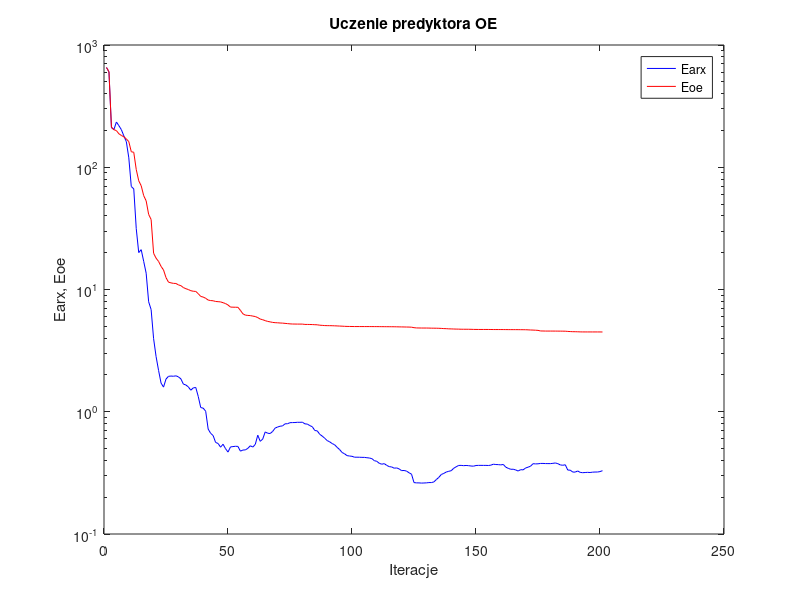
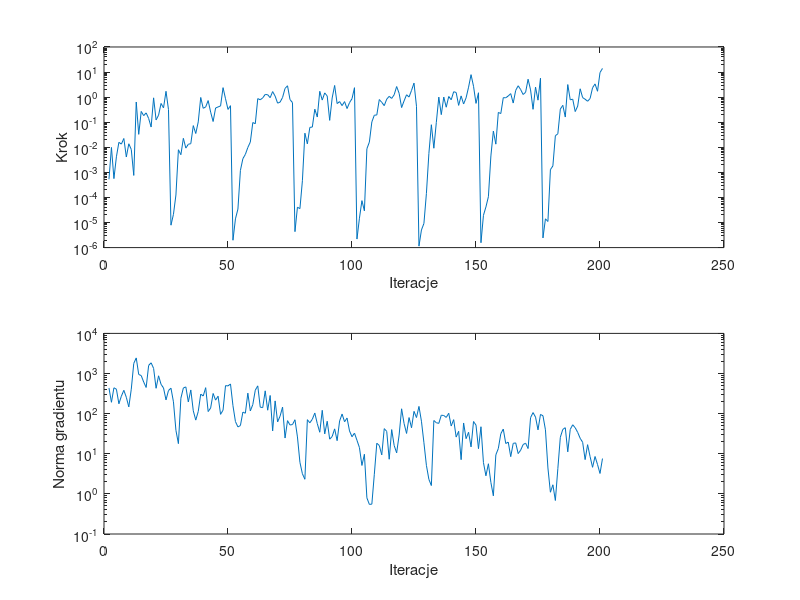

These charts were generated, in order, by the following MATLAB code:
%uczenie predyktora oe
clear all;
n=0; farx(n+1)=6.541306e+002; foe(n+1)=6.547436e+002; wspucz(n+1)=0.000000e+000; ng(n+1)=0.000000e+000;
%odnowa zmiennej metryki
n=1; farx(n+1)=6.025768e+002; foe(n+1)=6.041466e+002; krok(n+1)=5.304139e-004; ng(n+1)=4.368740e+002;
n=2; farx(n+1)=2.112580e+002; foe(n+1)=2.127512e+002; krok(n+1)=9.871862e-003; ng(n+1)=1.919662e+002;
n=3; farx(n+1)=2.035919e+002; foe(n+1)=2.028447e+002; krok(n+1)=5.636956e-004; ng(n+1)=4.411436e+002;
n=4; farx(n+1)=2.345283e+002; foe(n+1)=1.993987e+002; krok(n+1)=4.175393e-003; ng(n+1)=4.062367e+002;
n=5; farx(n+1)=2.188768e+002; foe(n+1)=1.878374e+002; krok(n+1)=1.576716e-002; ng(n+1)=1.760587e+002;
n=6; farx(n+1)=2.030046e+002; foe(n+1)=1.820610e+002; krok(n+1)=1.339882e-002; ng(n+1)=2.722191e+002;
n=7; farx(n+1)=1.805810e+002; foe(n+1)=1.773942e+002; krok(n+1)=2.243356e-002; ng(n+1)=3.815260e+002;
n=8; farx(n+1)=1.620694e+002; foe(n+1)=1.705700e+002; krok(n+1)=4.101231e-003; ng(n+1)=2.553636e+002;
n=9; farx(n+1)=1.194718e+002; foe(n+1)=1.619844e+002; krok(n+1)=1.381076e-002; ng(n+1)=1.472526e+002;
n=10; farx(n+1)=6.959968e+001; foe(n+1)=1.340084e+002; krok(n+1)=8.188812e-003; ng(n+1)=4.071696e+002;
n=11; farx(n+1)=6.650577e+001; foe(n+1)=1.325239e+002; krok(n+1)=7.557764e-004; ng(n+1)=1.785056e+003;
n=12; farx(n+1)=3.150421e+001; foe(n+1)=9.590271e+001; krok(n+1)=6.400584e-001; ng(n+1)=2.450789e+003;
n=13; farx(n+1)=2.005114e+001; foe(n+1)=7.755553e+001; krok(n+1)=3.281725e-002; ng(n+1)=9.457450e+002;
n=14; farx(n+1)=2.117614e+001; foe(n+1)=7.057650e+001; krok(n+1)=2.695720e-001; ng(n+1)=8.905935e+002;
n=15; farx(n+1)=1.699976e+001; foe(n+1)=5.859764e+001; krok(n+1)=1.827549e-001; ng(n+1)=6.132365e+002;
n=16; farx(n+1)=1.359331e+001; foe(n+1)=5.308350e+001; krok(n+1)=2.357265e-001; ng(n+1)=4.492816e+002;
n=17; farx(n+1)=7.938466e+000; foe(n+1)=4.113606e+001; krok(n+1)=1.410702e-001; ng(n+1)=1.593065e+003;
n=18; farx(n+1)=6.853477e+000; foe(n+1)=3.737968e+001; krok(n+1)=6.423218e-002; ng(n+1)=1.849631e+003;
n=19; farx(n+1)=3.962317e+000; foe(n+1)=1.976078e+001; krok(n+1)=9.372047e-001; ng(n+1)=1.341259e+003;
n=20; farx(n+1)=2.827422e+000; foe(n+1)=1.803691e+001; krok(n+1)=1.232694e-001; ng(n+1)=4.285012e+002;
n=21; farx(n+1)=2.179419e+000; foe(n+1)=1.697226e+001; krok(n+1)=1.903039e-001; ng(n+1)=8.776065e+002;
n=22; farx(n+1)=1.717709e+000; foe(n+1)=1.546168e+001; krok(n+1)=5.596492e-001; ng(n+1)=5.384592e+002;
n=23; farx(n+1)=1.590685e+000; foe(n+1)=1.444916e+001; krok(n+1)=3.735325e-001; ng(n+1)=4.360562e+002;
n=24; farx(n+1)=1.850649e+000; foe(n+1)=1.251610e+001; krok(n+1)=1.710388e+000; ng(n+1)=2.200935e+002;
n=25; farx(n+1)=1.949115e+000; foe(n+1)=1.148429e+001; krok(n+1)=3.202323e-001; ng(n+1)=3.768510e+002;
%odnowa zmiennej metryki
n=26; farx(n+1)=1.959485e+000; foe(n+1)=1.133335e+001; krok(n+1)=7.835092e-006; ng(n+1)=4.309849e+002;
n=27; farx(n+1)=1.951266e+000; foe(n+1)=1.122451e+001; krok(n+1)=2.114892e-005; ng(n+1)=1.973607e+002;
n=28; farx(n+1)=1.968193e+000; foe(n+1)=1.120304e+001; krok(n+1)=1.253615e-004; ng(n+1)=3.842725e+001;
n=29; farx(n+1)=1.930069e+000; foe(n+1)=1.090944e+001; krok(n+1)=7.993461e-003; ng(n+1)=1.788007e+001;
n=30; farx(n+1)=1.857542e+000; foe(n+1)=1.075255e+001; krok(n+1)=5.062842e-003; ng(n+1)=2.423338e+002;
n=31; farx(n+1)=1.682999e+000; foe(n+1)=1.037405e+001; krok(n+1)=2.279678e-002; ng(n+1)=4.364816e+002;
n=32; farx(n+1)=1.656478e+000; foe(n+1)=1.015425e+001; krok(n+1)=9.267996e-003; ng(n+1)=4.637652e+002;
n=33; farx(n+1)=1.597812e+000; foe(n+1)=9.992705e+000; krok(n+1)=1.321526e-002; ng(n+1)=1.958126e+002;
n=34; farx(n+1)=1.500537e+000; foe(n+1)=9.778368e+000; krok(n+1)=1.396192e-002; ng(n+1)=3.891949e+002;
n=35; farx(n+1)=1.567822e+000; foe(n+1)=9.676411e+000; krok(n+1)=7.317146e-002; ng(n+1)=1.175989e+002;
n=36; farx(n+1)=1.580626e+000; foe(n+1)=9.645699e+000; krok(n+1)=3.546206e-002; ng(n+1)=6.898085e+001;
n=37; farx(n+1)=1.334461e+000; foe(n+1)=9.240853e+000; krok(n+1)=1.032026e-001; ng(n+1)=1.133331e+002;
n=38; farx(n+1)=1.082765e+000; foe(n+1)=8.775191e+000; krok(n+1)=9.709553e-001; ng(n+1)=3.068408e+002;
n=39; farx(n+1)=1.069988e+000; foe(n+1)=8.675980e+000; krok(n+1)=3.589327e-001; ng(n+1)=2.747577e+002;
n=40; farx(n+1)=1.010037e+000; foe(n+1)=8.472359e+000; krok(n+1)=4.063898e-001; ng(n+1)=4.437348e+002;
n=41; farx(n+1)=7.217115e-001; foe(n+1)=8.195814e+000; krok(n+1)=7.294970e-001; ng(n+1)=1.125490e+002;
n=42; farx(n+1)=6.662856e-001; foe(n+1)=8.120912e+000; krok(n+1)=2.522670e-001; ng(n+1)=1.384957e+002;
n=43; farx(n+1)=6.389885e-001; foe(n+1)=8.088494e+000; krok(n+1)=1.067078e-001; ng(n+1)=3.181745e+002;
n=44; farx(n+1)=5.609251e-001; foe(n+1)=7.983032e+000; krok(n+1)=3.693268e-001; ng(n+1)=2.172582e+002;
n=45; farx(n+1)=5.503561e-001; foe(n+1)=7.952056e+000; krok(n+1)=4.063898e-001; ng(n+1)=2.724127e+002;
n=46; farx(n+1)=5.129464e-001; foe(n+1)=7.917474e+000; krok(n+1)=4.461224e-001; ng(n+1)=9.600347e+001;
n=47; farx(n+1)=5.423862e-001; foe(n+1)=7.801644e+000; krok(n+1)=2.390586e+000; ng(n+1)=1.219297e+002;
n=48; farx(n+1)=4.991887e-001; foe(n+1)=7.673626e+000; krok(n+1)=8.612093e-001; ng(n+1)=4.991100e+002;
n=49; farx(n+1)=4.679516e-001; foe(n+1)=7.470588e+000; krok(n+1)=3.238984e-001; ng(n+1)=4.904489e+002;
n=50; farx(n+1)=5.155850e-001; foe(n+1)=7.181236e+000; krok(n+1)=4.567804e-001; ng(n+1)=5.489891e+002;
%odnowa zmiennej metryki
n=51; farx(n+1)=5.188735e-001; foe(n+1)=7.168305e+000; krok(n+1)=1.966229e-006; ng(n+1)=1.575995e+002;
n=52; farx(n+1)=5.218559e-001; foe(n+1)=7.160117e+000; krok(n+1)=1.398954e-005; ng(n+1)=6.338477e+001;
n=53; farx(n+1)=5.206133e-001; foe(n+1)=7.151510e+000; krok(n+1)=3.437390e-005; ng(n+1)=4.663773e+001;
n=54; farx(n+1)=4.761863e-001; foe(n+1)=6.754542e+000; krok(n+1)=1.195779e-003; ng(n+1)=5.048061e+001;
n=55; farx(n+1)=4.861657e-001; foe(n+1)=6.328791e+000; krok(n+1)=3.516052e-003; ng(n+1)=1.092277e+002;
n=56; farx(n+1)=4.876524e-001; foe(n+1)=6.172675e+000; krok(n+1)=5.214412e-003; ng(n+1)=1.024249e+002;
n=57; farx(n+1)=5.018773e-001; foe(n+1)=6.136862e+000; krok(n+1)=9.859841e-003; ng(n+1)=3.240474e+002;
n=58; farx(n+1)=5.269419e-001; foe(n+1)=6.118135e+000; krok(n+1)=1.615204e-002; ng(n+1)=1.169452e+002;
n=59; farx(n+1)=5.141121e-001; foe(n+1)=6.059646e+000; krok(n+1)=9.714883e-002; ng(n+1)=1.681845e+002;
n=60; farx(n+1)=5.409333e-001; foe(n+1)=6.011440e+000; krok(n+1)=8.693674e-002; ng(n+1)=3.842738e+002;
n=61; farx(n+1)=6.429002e-001; foe(n+1)=5.890107e+000; krok(n+1)=8.727420e-001; ng(n+1)=4.921433e+002;
n=62; farx(n+1)=5.728976e-001; foe(n+1)=5.729663e+000; krok(n+1)=7.832156e-001; ng(n+1)=1.449095e+002;
n=63; farx(n+1)=5.978688e-001; foe(n+1)=5.658304e+000; krok(n+1)=9.362720e-001; ng(n+1)=1.413330e+002;
n=64; farx(n+1)=6.840116e-001; foe(n+1)=5.563350e+000; krok(n+1)=1.280117e+000; ng(n+1)=3.700885e+002;
n=65; farx(n+1)=6.671842e-001; foe(n+1)=5.481956e+000; krok(n+1)=1.249330e+000; ng(n+1)=1.217842e+002;
n=66; farx(n+1)=6.637684e-001; foe(n+1)=5.435872e+000; krok(n+1)=9.512526e-001; ng(n+1)=2.835739e+002;
n=67; farx(n+1)=6.903721e-001; foe(n+1)=5.380982e+000; krok(n+1)=1.665602e+000; ng(n+1)=3.714041e+001;
n=68; farx(n+1)=7.350405e-001; foe(n+1)=5.354085e+000; krok(n+1)=1.098198e+000; ng(n+1)=2.076947e+002;
n=69; farx(n+1)=7.501845e-001; foe(n+1)=5.342103e+000; krok(n+1)=5.758050e-001; ng(n+1)=6.214077e+001;
n=70; farx(n+1)=7.615117e-001; foe(n+1)=5.321205e+000; krok(n+1)=6.321212e-001; ng(n+1)=8.683655e+001;
n=71; farx(n+1)=7.661883e-001; foe(n+1)=5.309199e+000; krok(n+1)=9.703078e-001; ng(n+1)=1.454588e+002;
n=72; farx(n+1)=7.967735e-001; foe(n+1)=5.283848e+000; krok(n+1)=2.228538e+000; ng(n+1)=2.465958e+001;
n=73; farx(n+1)=7.980497e-001; foe(n+1)=5.259781e+000; krok(n+1)=2.840668e+000; ng(n+1)=6.687168e+001;
n=74; farx(n+1)=8.139357e-001; foe(n+1)=5.234548e+000; krok(n+1)=7.992682e-001; ng(n+1)=5.209882e+001;
n=75; farx(n+1)=8.153934e-001; foe(n+1)=5.220521e+000; krok(n+1)=6.063266e-001; ng(n+1)=5.346667e+001;
%odnowa zmiennej metryki
n=76; farx(n+1)=8.164871e-001; foe(n+1)=5.216727e+000; krok(n+1)=4.324013e-006; ng(n+1)=7.045287e+001;
n=77; farx(n+1)=8.200358e-001; foe(n+1)=5.212764e+000; krok(n+1)=4.088483e-005; ng(n+1)=2.626257e+001;
n=78; farx(n+1)=8.196076e-001; foe(n+1)=5.212554e+000; krok(n+1)=3.577324e-005; ng(n+1)=6.117466e+000;
n=79; farx(n+1)=8.211824e-001; foe(n+1)=5.211754e+000; krok(n+1)=4.651747e-004; ng(n+1)=3.173501e+000;
n=80; farx(n+1)=7.961593e-001; foe(n+1)=5.180090e+000; krok(n+1)=3.650930e-002; ng(n+1)=2.313506e+000;
n=81; farx(n+1)=7.924952e-001; foe(n+1)=5.179360e+000; krok(n+1)=1.370811e-002; ng(n+1)=7.076034e+001;
n=82; farx(n+1)=7.703049e-001; foe(n+1)=5.174739e+000; krok(n+1)=6.224674e-002; ng(n+1)=5.912516e+001;
n=83; farx(n+1)=7.539391e-001; foe(n+1)=5.167301e+000; krok(n+1)=6.407656e-002; ng(n+1)=7.254278e+001;
n=84; farx(n+1)=7.024797e-001; foe(n+1)=5.153525e+000; krok(n+1)=3.307424e-001; ng(n+1)=1.035663e+002;
n=85; farx(n+1)=6.973126e-001; foe(n+1)=5.143366e+000; krok(n+1)=1.608941e-001; ng(n+1)=5.644982e+001;
n=86; farx(n+1)=6.534343e-001; foe(n+1)=5.104880e+000; krok(n+1)=1.707324e+000; ng(n+1)=3.437381e+001;
n=87; farx(n+1)=6.324189e-001; foe(n+1)=5.089254e+000; krok(n+1)=7.631010e-001; ng(n+1)=1.210532e+002;
n=88; farx(n+1)=6.070036e-001; foe(n+1)=5.069603e+000; krok(n+1)=1.476581e+000; ng(n+1)=3.123906e+001;
n=89; farx(n+1)=5.810861e-001; foe(n+1)=5.062678e+000; krok(n+1)=1.111741e+000; ng(n+1)=6.465970e+001;
n=90; farx(n+1)=5.673340e-001; foe(n+1)=5.060675e+000; krok(n+1)=1.183885e-001; ng(n+1)=2.312111e+001;
n=91; farx(n+1)=5.495373e-001; foe(n+1)=5.055649e+000; krok(n+1)=9.282331e-001; ng(n+1)=2.689076e+001;
n=92; farx(n+1)=5.367680e-001; foe(n+1)=5.045808e+000; krok(n+1)=2.924492e+000; ng(n+1)=4.173140e+001;
n=93; farx(n+1)=5.114271e-001; foe(n+1)=5.036216e+000; krok(n+1)=5.535078e-001; ng(n+1)=2.119281e+001;
n=94; farx(n+1)=4.905590e-001; foe(n+1)=5.022603e+000; krok(n+1)=6.639102e-001; ng(n+1)=6.552414e+001;
n=95; farx(n+1)=4.643699e-001; foe(n+1)=5.013159e+000; krok(n+1)=4.590250e-001; ng(n+1)=9.775084e+001;
n=96; farx(n+1)=4.530456e-001; foe(n+1)=4.998326e+000; krok(n+1)=6.639102e-001; ng(n+1)=6.277468e+001;
n=97; farx(n+1)=4.376624e-001; foe(n+1)=4.990218e+000; krok(n+1)=3.505976e-001; ng(n+1)=7.770103e+001;
n=98; farx(n+1)=4.344582e-001; foe(n+1)=4.985128e+000; krok(n+1)=6.034212e-001; ng(n+1)=3.702640e+001;
n=99; farx(n+1)=4.320528e-001; foe(n+1)=4.981792e+000; krok(n+1)=8.670260e-001; ng(n+1)=2.655912e+001;
n=100; farx(n+1)=4.248951e-001; foe(n+1)=4.977015e+000; krok(n+1)=2.382644e+000; ng(n+1)=3.268603e+001;
%odnowa zmiennej metryki
n=101; farx(n+1)=4.249267e-001; foe(n+1)=4.976828e+000; krok(n+1)=2.189173e-006; ng(n+1)=2.166570e+001;
n=102; farx(n+1)=4.244788e-001; foe(n+1)=4.976291e+000; krok(n+1)=1.490654e-005; ng(n+1)=1.425988e+001;
n=103; farx(n+1)=4.235828e-001; foe(n+1)=4.975962e+000; krok(n+1)=7.462550e-005; ng(n+1)=5.110550e+000;
n=104; farx(n+1)=4.234098e-001; foe(n+1)=4.975406e+000; krok(n+1)=2.922588e-005; ng(n+1)=9.720545e+000;
n=105; farx(n+1)=4.207016e-001; foe(n+1)=4.974833e+000; krok(n+1)=8.751130e-003; ng(n+1)=7.968853e-001;
n=106; farx(n+1)=4.184561e-001; foe(n+1)=4.974632e+000; krok(n+1)=1.610734e-002; ng(n+1)=5.467304e-001;
n=107; farx(n+1)=4.136541e-001; foe(n+1)=4.973605e+000; krok(n+1)=1.027179e-001; ng(n+1)=5.552617e-001;
n=108; farx(n+1)=3.980980e-001; foe(n+1)=4.971957e+000; krok(n+1)=1.903039e-001; ng(n+1)=3.080656e+000;
n=109; farx(n+1)=3.930912e-001; foe(n+1)=4.971542e+000; krok(n+1)=1.942977e-001; ng(n+1)=1.828893e+001;
n=110; farx(n+1)=3.786735e-001; foe(n+1)=4.968853e+000; krok(n+1)=8.029948e-001; ng(n+1)=1.609087e+001;
n=111; farx(n+1)=3.722522e-001; foe(n+1)=4.966600e+000; krok(n+1)=6.207284e-001; ng(n+1)=9.378043e+000;
n=112; farx(n+1)=3.764371e-001; foe(n+1)=4.964774e+000; krok(n+1)=4.577617e-001; ng(n+1)=4.231359e+001;
n=113; farx(n+1)=3.643710e-001; foe(n+1)=4.962700e+000; krok(n+1)=8.328011e-001; ng(n+1)=3.611744e+001;
n=114; farx(n+1)=3.556620e-001; foe(n+1)=4.961120e+000; krok(n+1)=1.075480e+000; ng(n+1)=7.301336e+000;
n=115; farx(n+1)=3.536218e-001; foe(n+1)=4.959650e+000; krok(n+1)=8.896431e-001; ng(n+1)=4.003360e+001;
n=116; farx(n+1)=3.453817e-001; foe(n+1)=4.957256e+000; krok(n+1)=1.241457e+000; ng(n+1)=1.606732e+001;
n=117; farx(n+1)=3.472164e-001; foe(n+1)=4.952775e+000; krok(n+1)=2.645939e+000; ng(n+1)=1.053607e+001;
n=118; farx(n+1)=3.408046e-001; foe(n+1)=4.946681e+000; krok(n+1)=1.420334e+000; ng(n+1)=2.926696e+001;
n=119; farx(n+1)=3.298766e-001; foe(n+1)=4.942419e+000; krok(n+1)=3.838379e-001; ng(n+1)=1.320562e+002;
n=120; farx(n+1)=3.308752e-001; foe(n+1)=4.938055e+000; krok(n+1)=7.101669e-001; ng(n+1)=5.671626e+001;
n=121; farx(n+1)=3.270069e-001; foe(n+1)=4.932371e+000; krok(n+1)=1.242513e+000; ng(n+1)=3.206376e+001;
n=122; farx(n+1)=3.169444e-001; foe(n+1)=4.928369e+000; krok(n+1)=1.009068e+000; ng(n+1)=7.982900e+001;
n=123; farx(n+1)=3.086000e-001; foe(n+1)=4.917249e+000; krok(n+1)=1.854055e+000; ng(n+1)=4.440926e+001;
n=124; farx(n+1)=2.633228e-001; foe(n+1)=4.872313e+000; krok(n+1)=3.629522e+000; ng(n+1)=1.139729e+002;
n=125; farx(n+1)=2.619937e-001; foe(n+1)=4.848859e+000; krok(n+1)=4.324752e-001; ng(n+1)=7.995106e+001;
%odnowa zmiennej metryki
n=126; farx(n+1)=2.619169e-001; foe(n+1)=4.844951e+000; krok(n+1)=1.143526e-006; ng(n+1)=1.514248e+002;
n=127; farx(n+1)=2.608964e-001; foe(n+1)=4.840397e+000; krok(n+1)=5.048133e-006; ng(n+1)=6.467204e+001;
n=128; farx(n+1)=2.614299e-001; foe(n+1)=4.839905e+000; krok(n+1)=9.196428e-006; ng(n+1)=1.882432e+001;
n=129; farx(n+1)=2.620284e-001; foe(n+1)=4.839297e+000; krok(n+1)=1.436854e-004; ng(n+1)=5.144496e+000;
n=130; farx(n+1)=2.634557e-001; foe(n+1)=4.835641e+000; krok(n+1)=5.680993e-003; ng(n+1)=2.300890e+000;
n=131; farx(n+1)=2.634564e-001; foe(n+1)=4.827772e+000; krok(n+1)=7.936896e-002; ng(n+1)=1.613702e+000;
n=132; farx(n+1)=2.666162e-001; foe(n+1)=4.826343e+000; krok(n+1)=9.175071e-003; ng(n+1)=6.732121e+001;
n=133; farx(n+1)=2.788089e-001; foe(n+1)=4.822563e+000; krok(n+1)=9.809225e-002; ng(n+1)=5.940338e+001;
n=134; farx(n+1)=2.903770e-001; foe(n+1)=4.816482e+000; krok(n+1)=1.003200e+000; ng(n+1)=5.712860e+001;
n=135; farx(n+1)=3.067234e-001; foe(n+1)=4.805741e+000; krok(n+1)=2.006794e-001; ng(n+1)=9.143348e+001;
n=136; farx(n+1)=3.130347e-001; foe(n+1)=4.789308e+000; krok(n+1)=1.009068e+000; ng(n+1)=8.982320e+001;
n=137; farx(n+1)=3.213306e-001; foe(n+1)=4.783070e+000; krok(n+1)=3.963765e-001; ng(n+1)=8.058328e+001;
n=138; farx(n+1)=3.257374e-001; foe(n+1)=4.766456e+000; krok(n+1)=1.062525e+000; ng(n+1)=1.022287e+002;
n=139; farx(n+1)=3.294539e-001; foe(n+1)=4.760724e+000; krok(n+1)=7.848019e-001; ng(n+1)=4.917164e+001;
n=140; farx(n+1)=3.447508e-001; foe(n+1)=4.751804e+000; krok(n+1)=1.643486e+000; ng(n+1)=7.081657e+001;
n=141; farx(n+1)=3.547254e-001; foe(n+1)=4.744551e+000; krok(n+1)=1.531110e+000; ng(n+1)=2.606748e+001;
n=142; farx(n+1)=3.637442e-001; foe(n+1)=4.740799e+000; krok(n+1)=4.686024e-001; ng(n+1)=3.628191e+001;
n=143; farx(n+1)=3.641720e-001; foe(n+1)=4.732118e+000; krok(n+1)=1.120145e+000; ng(n+1)=7.121994e+000;
n=144; farx(n+1)=3.623237e-001; foe(n+1)=4.730609e+000; krok(n+1)=5.317968e-001; ng(n+1)=5.849947e+001;
n=145; farx(n+1)=3.636089e-001; foe(n+1)=4.730016e+000; krok(n+1)=9.372047e-001; ng(n+1)=2.379882e+001;
n=146; farx(n+1)=3.623278e-001; foe(n+1)=4.728808e+000; krok(n+1)=2.494425e+000; ng(n+1)=3.434217e+001;
n=147; farx(n+1)=3.598892e-001; foe(n+1)=4.724696e+000; krok(n+1)=7.876932e+000; ng(n+1)=1.482535e+001;
n=148; farx(n+1)=3.588755e-001; foe(n+1)=4.716303e+000; krok(n+1)=2.710549e+000; ng(n+1)=6.358870e+001;
n=149; farx(n+1)=3.634586e-001; foe(n+1)=4.714077e+000; krok(n+1)=5.631821e-001; ng(n+1)=5.183177e+001;
n=150; farx(n+1)=3.641757e-001; foe(n+1)=4.711681e+000; krok(n+1)=1.497514e+000; ng(n+1)=1.338785e+001;
%odnowa zmiennej metryki
n=151; farx(n+1)=3.643137e-001; foe(n+1)=4.711104e+000; krok(n+1)=1.562560e-006; ng(n+1)=4.714106e+001;
n=152; farx(n+1)=3.640559e-001; foe(n+1)=4.710998e+000; krok(n+1)=1.934393e-005; ng(n+1)=6.040354e+000;
n=153; farx(n+1)=3.641790e-001; foe(n+1)=4.710944e+000; krok(n+1)=4.184295e-005; ng(n+1)=2.824324e+000;
n=154; farx(n+1)=3.634132e-001; foe(n+1)=4.710492e+000; krok(n+1)=1.070946e-004; ng(n+1)=5.635253e+000;
n=155; farx(n+1)=3.657115e-001; foe(n+1)=4.707809e+000; krok(n+1)=4.515039e-003; ng(n+1)=1.929382e+000;
n=156; farx(n+1)=3.724448e-001; foe(n+1)=4.705066e+000; krok(n+1)=4.438543e-002; ng(n+1)=8.947324e-001;
n=157; farx(n+1)=3.700892e-001; foe(n+1)=4.704345e+000; krok(n+1)=1.333747e-002; ng(n+1)=9.417984e+000;
n=158; farx(n+1)=3.694804e-001; foe(n+1)=4.703977e+000; krok(n+1)=2.454949e-001; ng(n+1)=1.349179e+001;
n=159; farx(n+1)=3.674456e-001; foe(n+1)=4.703436e+000; krok(n+1)=2.211882e-001; ng(n+1)=3.157983e+001;
n=160; farx(n+1)=3.707178e-001; foe(n+1)=4.702205e+000; krok(n+1)=9.528451e-001; ng(n+1)=4.128343e+001;
n=161; farx(n+1)=3.523058e-001; foe(n+1)=4.700056e+000; krok(n+1)=9.429061e-001; ng(n+1)=1.798297e+001;
n=162; farx(n+1)=3.443701e-001; foe(n+1)=4.697983e+000; krok(n+1)=1.112649e+000; ng(n+1)=1.954756e+001;
n=163; farx(n+1)=3.383774e-001; foe(n+1)=4.696733e+000; krok(n+1)=1.382584e+000; ng(n+1)=8.473672e+000;
n=164; farx(n+1)=3.387074e-001; foe(n+1)=4.696070e+000; krok(n+1)=5.810114e-001; ng(n+1)=1.814088e+001;
n=165; farx(n+1)=3.342566e-001; foe(n+1)=4.695265e+000; krok(n+1)=1.854055e+000; ng(n+1)=1.866587e+001;
n=166; farx(n+1)=3.273838e-001; foe(n+1)=4.693903e+000; krok(n+1)=2.840668e+000; ng(n+1)=1.009704e+001;
n=167; farx(n+1)=3.359792e-001; foe(n+1)=4.691856e+000; krok(n+1)=2.005770e+000; ng(n+1)=1.226926e+001;
n=168; farx(n+1)=3.346264e-001; foe(n+1)=4.689636e+000; krok(n+1)=1.272290e+000; ng(n+1)=1.695908e+001;
n=169; farx(n+1)=3.467631e-001; foe(n+1)=4.687192e+000; krok(n+1)=1.561751e+000; ng(n+1)=1.837324e+001;
n=170; farx(n+1)=3.520518e-001; foe(n+1)=4.677516e+000; krok(n+1)=5.184351e+000; ng(n+1)=1.349475e+001;
n=171; farx(n+1)=3.587272e-001; foe(n+1)=4.664508e+000; krok(n+1)=1.946136e+000; ng(n+1)=7.957946e+001;
n=172; farx(n+1)=3.759699e-001; foe(n+1)=4.657646e+000; krok(n+1)=3.268918e-001; ng(n+1)=1.062354e+002;
n=173; farx(n+1)=3.745515e-001; foe(n+1)=4.645026e+000; krok(n+1)=2.515023e+000; ng(n+1)=8.201201e+001;
n=174; farx(n+1)=3.751534e-001; foe(n+1)=4.631595e+000; krok(n+1)=7.571876e-001; ng(n+1)=3.942559e+001;
n=175; farx(n+1)=3.776658e-001; foe(n+1)=4.580403e+000; krok(n+1)=5.681335e+000; ng(n+1)=9.569295e+001;
%odnowa zmiennej metryki
n=176; farx(n+1)=3.778565e-001; foe(n+1)=4.577152e+000; krok(n+1)=2.429186e-006; ng(n+1)=8.838709e+001;
n=177; farx(n+1)=3.768660e-001; foe(n+1)=4.571224e+000; krok(n+1)=1.404624e-005; ng(n+1)=3.958293e+001;
n=178; farx(n+1)=3.766453e-001; foe(n+1)=4.571187e+000; krok(n+1)=1.099884e-005; ng(n+1)=4.424863e+000;
n=179; farx(n+1)=3.764872e-001; foe(n+1)=4.571091e+000; krok(n+1)=1.280854e-003; ng(n+1)=1.098975e+000;
n=180; farx(n+1)=3.784216e-001; foe(n+1)=4.570395e+000; krok(n+1)=1.812955e-003; ng(n+1)=1.685302e+000;
n=181; farx(n+1)=3.811223e-001; foe(n+1)=4.569288e+000; krok(n+1)=2.896961e-002; ng(n+1)=6.842623e-001;
n=182; farx(n+1)=3.762069e-001; foe(n+1)=4.566832e+000; krok(n+1)=3.450322e-002; ng(n+1)=4.259639e+000;
n=183; farx(n+1)=3.673050e-001; foe(n+1)=4.565305e+000; krok(n+1)=3.332754e-001; ng(n+1)=2.578359e+001;
n=184; farx(n+1)=3.650405e-001; foe(n+1)=4.562701e+000; krok(n+1)=4.726961e-001; ng(n+1)=4.051602e+001;
n=185; farx(n+1)=3.684430e-001; foe(n+1)=4.559688e+000; krok(n+1)=1.606640e-001; ng(n+1)=4.455482e+001;
n=186; farx(n+1)=3.334904e-001; foe(n+1)=4.541143e+000; krok(n+1)=3.170493e+000; ng(n+1)=1.116167e+001;
n=187; farx(n+1)=3.327208e-001; foe(n+1)=4.528724e+000; krok(n+1)=7.808753e-001; ng(n+1)=4.049246e+001;
n=188; farx(n+1)=3.212469e-001; foe(n+1)=4.517945e+000; krok(n+1)=8.295027e-001; ng(n+1)=5.275473e+001;
n=189; farx(n+1)=3.208813e-001; foe(n+1)=4.515545e+000; krok(n+1)=2.658984e-001; ng(n+1)=4.446524e+001;
n=190; farx(n+1)=3.277470e-001; foe(n+1)=4.510147e+000; krok(n+1)=4.385923e-001; ng(n+1)=3.411761e+001;
n=191; farx(n+1)=3.193525e-001; foe(n+1)=4.501151e+000; krok(n+1)=2.150960e+000; ng(n+1)=2.433473e+001;
n=192; farx(n+1)=3.173378e-001; foe(n+1)=4.498082e+000; krok(n+1)=9.574267e-001; ng(n+1)=1.932919e+001;
n=193; farx(n+1)=3.184621e-001; foe(n+1)=4.497101e+000; krok(n+1)=8.256204e-001; ng(n+1)=7.146494e+000;
n=194; farx(n+1)=3.193785e-001; foe(n+1)=4.496602e+000; krok(n+1)=6.855549e-001; ng(n+1)=1.685792e+001;
n=195; farx(n+1)=3.184611e-001; foe(n+1)=4.496420e+000; krok(n+1)=8.773192e-001; ng(n+1)=8.502835e+000;
n=196; farx(n+1)=3.204926e-001; foe(n+1)=4.496316e+000; krok(n+1)=2.365672e+000; ng(n+1)=4.596104e+000;
n=197; farx(n+1)=3.213487e-001; foe(n+1)=4.496139e+000; krok(n+1)=3.365287e+000; ng(n+1)=8.546391e+000;
n=198; farx(n+1)=3.213960e-001; foe(n+1)=4.496093e+000; krok(n+1)=1.715220e+000; ng(n+1)=5.389884e+000;
n=199; farx(n+1)=3.239463e-001; foe(n+1)=4.495864e+000; krok(n+1)=9.552514e+000; ng(n+1)=3.225739e+000;
n=200; farx(n+1)=3.295395e-001; foe(n+1)=4.492634e+000; krok(n+1)=1.392688e+001; ng(n+1)=7.599856e+000;

figure; semilogy(farx,'b'); hold on; semilogy(foe,'r'); xlabel('Iteracje'); ylabel('Earx, Eoe'); legend('Earx','Eoe'); title('Uczenie predyktora OE');
figure; subplot(2,1,1); semilogy(krok); xlabel('Iteracje'); ylabel('Krok');
subplot(2,1,2); semilogy(ng); xlabel('Iteracje'); ylabel('Norma gradientu');
Earx=farx(n+1)
Eoe=foe(n+1)
